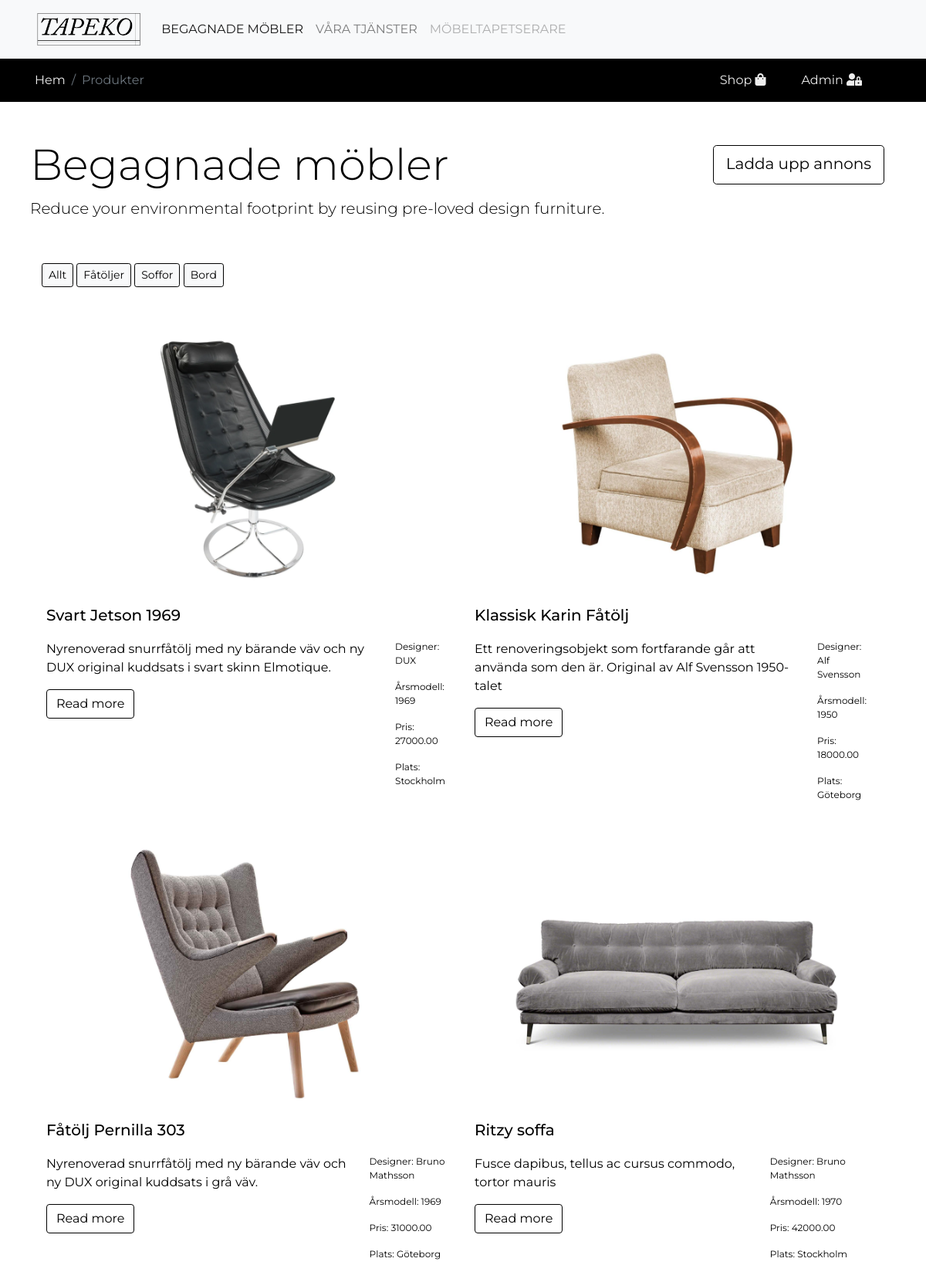
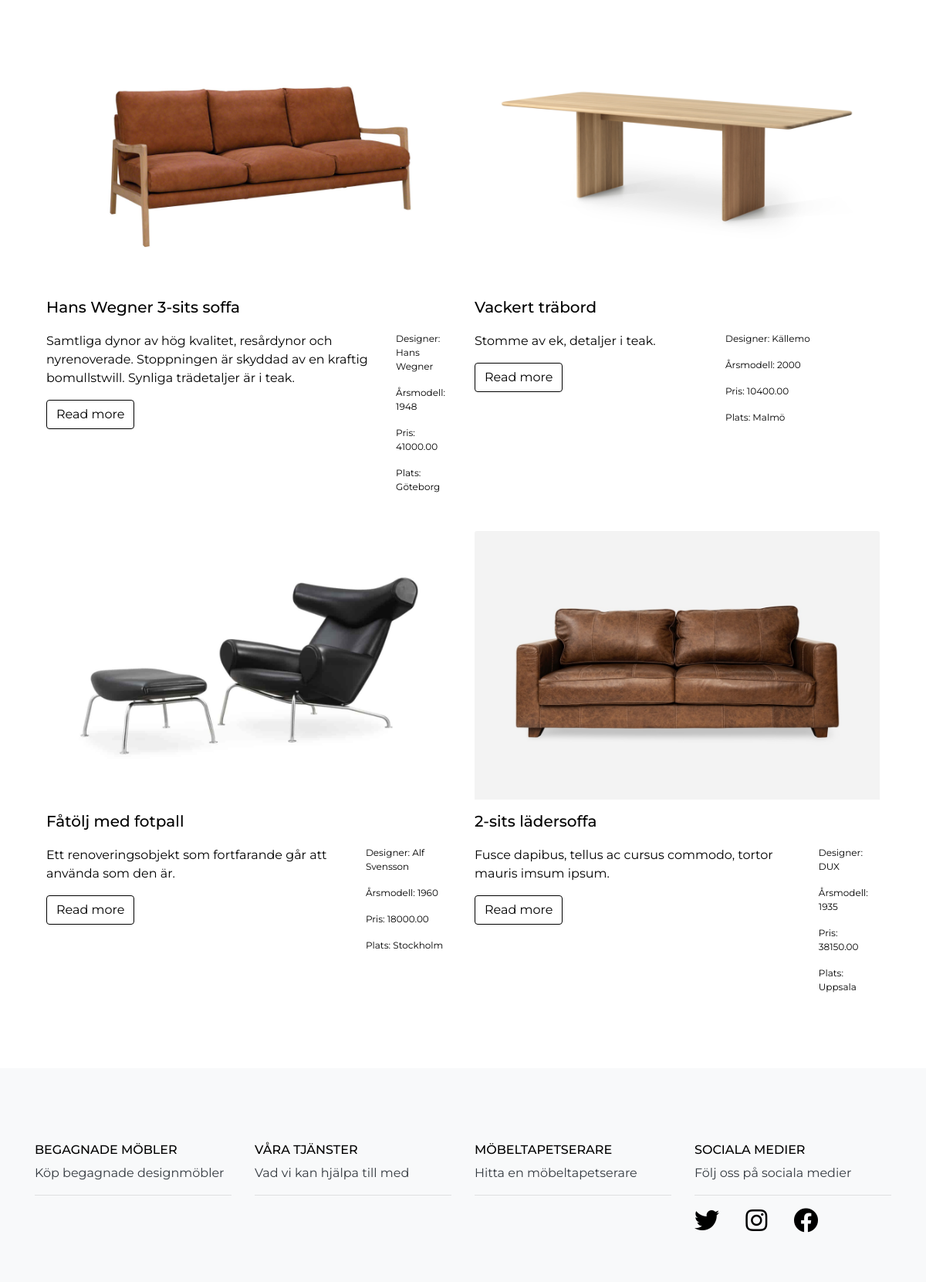
/products.php, run on the app's committed database (2 pictures, top to bottom).
### tables this page shows
CREATE TABLE `products` 
( 
  `product_id` BIGINT NOT NULL AUTO_INCREMENT , 
  `product_name` VARCHAR(50) NOT NULL , 
  `product_type` VARCHAR(50) NOT NULL , 
  `product_desc` VARCHAR(1000) NOT NULL , 
  `product_designer` VARCHAR(50) NOT NULL , 
  `product_price` DECIMAL(18,2) NOT NULL , 
  `product_year` INT NOT NULL , 
  `product_location` VARCHAR(50) NOT NULL , 
  `image_url` varchar(500) NOT NULL DEFAULT 'images/default/default.jpg',
  `date_added` DATETIME DEFAULT CURRENT_TIMESTAMP,
  PRIMARY KEY (`product_id`)
);

### backend/functions/select.php (called while the page is built)
<?php
    if (isset($_GET['where']))
    {
        $sql = 'SELECT * FROM products WHERE product_type = :where_filter_var order by date_added DESC';
        $stmt = $dbh->prepare($sql);
        $stmt->bindValue(':where_filter_var', $_GET['where']);
        $stmt->execute();
    }
    else
    {
        $sql = 'SELECT * FROM products order by date_added DESC';
        $stmt = $dbh->prepare($sql);
        $stmt->execute();
    }
?>

### products.php (the view, shortened to what this page needs)
<?php
  require_once 'backend/config/db.php';
  require_once 'backend/functions/select.php';
?>
<!DOCTYPE html>
<html lang="sv">
<head>
  <link rel="stylesheet" href="assets/css/bootstrap.min.css">
  <link rel="stylesheet" href="assets/css/all.min.css">
  <link rel="stylesheet" href="assets/css/custom.css">
</head>
<body>
    <nav class="navbar navbar-expand-lg navbar-light bg-light">
        <div class="container fluid">
            <a class="navbar-brand" href="index.php"><img src="assets/images/tapeko.png" height="50" alt="TAPEKO logo"></a>
                  <div class="collapse navbar-collapse" id="navbarNav">
                    <ul class="navbar-nav">
                      <li class="nav-item">
                        <a class="nav-link active" aria-current="page" href="products.php">BEGAGNADE MÖBLER</a>
                      </li>
                      <li class="nav-item">
                        <a class="nav-link" href="product-detail.php">VÅRA TJÄNSTER</a>
                      </li>
                      <li class="nav-item">
                        <a class="nav-link disabled" href="#" tabindex="-1" aria-disabled="true">MÖBELTAPETSERARE</a>
                      </li>
                    </ul>
                </div>
            </div>
        </nav>
    <nav class="navbar d-flex pt-2" style="background-color: black">
    <div class="container fluid">
        <div class="d-flex flex-row bd-highlight"   <a class="text-start" <ol class="breadcrumb"> <li class="breadcrumb-item"><a href="index.php" class="text-decoration-none">Hem</a></li>
            <li class="breadcrumb-item active" aria-current="page">Produkter</li> </ol></a> </div>
                <div class="d-flex flex-row-reverse bd-highlight">
            <div class="p-2 bd-highlight text-light "> <a href="admin.php" class="text-decoration-none"> Admin <i class="fas fa-user-lock"></i></a></div>
          <div class="p-2 bd-highlight text-light"><a href="products.php" class="text-decoration-none"> Shop <i class="fas fa-shopping-bag"></i></a></div>
        </div>
        </div>
    </nav>
            <div class="container fluid px-4 my-5 text-left">
                <div class="row">
                <h1 class="display-4 fw-bold">Begagnade möbler</h1>
                <div class="col d-flex justify-content-end pt-2 pb-3">
                 <a href="add.php" class="btn btn-outline-secondary btn-lg">Ladda upp annons</a>
                </div>
                 <p class="lead mb-2">Reduce your environmental footprint by reusing pre-loved design furniture.</p>
                 </div>
                </div>
<div class="container fluid px-4 my-5 text-left sticky-top">
    <div class="d-grid gap-2 d-md-block">
        <a class="btn btn-light btn-outline-secondary btn-sm" href="products.php" for="btnradio1">Allt</a>
        <a class="btn btn-light btn-outline-secondary btn-sm" href="products.php?where=Fåtölj" for="btnradio2">Fåtöljer</a>
        <a class="btn btn-light btn-outline-secondary btn-sm" href="products.php?where=Soffa" for="btnradio3">Soffor</a>
        <a class="btn btn-light btn-outline-secondary btn-sm" href="products.php?where=Bord" for="btnradio4">Bord</a>
    </div>
 </div>
<div class="container fluid">
    <div class="container">
        <div class="row row-cols-1 mt-4 row-cols-md-2 g-4">
          <?php
          if ($stmt->rowCount() > 0)
          {
            while ($row = $stmt->fetch()) {
              echo '<div class="col mb-4">';
              echo '<div class="card product-card border-0">';
              echo '<img src="'.$row['image_url'].'" class="card-img-top" alt="...">';
              echo '<div class="card-body p-0 pt-3">';
              echo '<h5 class="card-title">'.$row['product_name'].'</h5>';
              echo '<div class="d-flex mb-3">';
              echo '<div class="pt-2 flex-fill">';
              echo '<p class="card-text1">'.$row['product_desc'].'</p>';
              echo '<a href="product-detail.php" class="btn btn-outline-secondary">Read more</a>';
              echo '</div>';
              echo '<div class="p-2 flex-fill">';
              echo '<p class="card-text">Designer: '.$row['product_designer'].'</p>';
              echo '<p class="card-text">Årsmodell: '.$row['product_year'].'</p>';
              echo '<p class="card-text">Pris: '.$row['product_price'].'</p>';
              echo '<p class="card-text">Plats: '.$row['product_location'].'</p>';
              echo '</div>';
              echo '</div>';
              echo '</div>';
              echo '</div>';
              echo '</div>';
            }
          }
          ?>
        </div>
    </div>
</div>
<footer class=" text-start bg-light">
  <div class="container mt-5 pt-5 pb-5">
    <section class="">
      <div class="row">
               <div class="col-lg-3 col-md-10 mb-10 mb-md-10">
          <h6 class="text-uppercase pt-5">BEGAGNADE MÖBLER</h6>
          <ul class="list-unstyled mb-1">
            <li>
              <a href="#!" class="text-dark text-decoration-none">Köp begagnade designmöbler</a>
            </li>
          </ul>
          <hr class="divider pb-5">
        </div>
         <div class="col-lg-3 col-md-10 mb-10 mb-md-10">
          <h6 class="text-uppercase pt-5">VÅRA TJÄNSTER</h6>
          <ul class="list-unstyled mb-1">
            <li>
              <a href="#!" class="text-dark text-decoration-none">Vad vi kan hjälpa till med</a>
            </li>
          </ul>
          <hr class="divider pb-5">
        </div>
        <div class="col-lg-3 col-md-10 mb-10 mb-md-10">
          <h6 class="text-uppercase pt-5">MÖBELTAPETSERARE</h6>
          <ul class="list-unstyled mb-1">
            <li>
              <a href="#!" class="text-dark text-decoration-none">Hitta en möbeltapetserare</a>
            </li>
          </ul>
          <hr class="divider pb-5">
        </div>
         <div class="col-lg-3 col-md-10 mb-10 mb-md-10">
          <h6 class="text-uppercase pt-5">SOCIALA MEDIER</h6>
          <ul class="list-unstyled mb-1">
            <li>
              <a href="#!" class="text-dark text-decoration-none">Följ oss på sociala medier</a>
            </li>
          <hr class="divider">
          <i class="fab fa-twitter fa-2x"></i>
          <i class="fab fa-instagram fa-2x"></i>
          <i class="fab fa-facebook fa-2x"></i>
          </ul>
        </div>
      </div>
    </section>
  </div>
</footer>
</body>

### assets/css/custom.css (style rules this page uses)
body { font-family: 'Montserrat', sans-serif; }
i { padding-right: 30px; }
.card-text { font-size: 12px; }

### data on the page
products: image_url (placeholder picture), product_name "Svart Jetson 1969", product_desc "Nyrenoverad snurrfåtölj med ny bärande väv och ny DUX original kuddsats i svart skinn Elmotique.", product_designer "DUX", product_year "1969", product_price "27000.00", product_location "Stockholm"
products: image_url (placeholder picture), product_name "Klassisk Karin Fåtölj", product_desc "Ett renoveringsobjekt som fortfarande går att använda som den är. Original av Alf Svensson 1950-talet", product_designer "Alf Svensson", product_year "1950", product_price "18000.00", product_location "Göteborg"
products: image_url (placeholder picture), product_name "Fåtölj Pernilla 303", product_desc "Nyrenoverad snurrfåtölj med ny bärande väv och ny DUX original kuddsats i grå väv.", product_designer "Bruno Mathsson", product_year "1969", product_price "31000.00", product_location "Göteborg"
products: image_url (placeholder picture), product_name "Ritzy soffa", product_desc "Fusce dapibus, tellus ac cursus commodo, tortor mauris", product_designer "Bruno Mathsson", product_year "1970", product_price "42000.00", product_location "Stockholm"
products: image_url (placeholder picture), product_name "Hans Wegner 3-sits soffa", product_desc "Samtliga dynor av hög kvalitet, resårdynor och nyrenoverade. Stoppningen är skyddad av en kraftig bomullstwill. Synliga trädetaljer är i teak.", product_designer "Hans Wegner", product_year "1948", product_price "41000.00", product_location "Göteborg"
products: image_url (placeholder picture), product_name "Vackert träbord", product_desc "Stomme av ek, detaljer i teak.", product_designer "Källemo", product_year "2000", product_price "10400.00", product_location "Malmö"
products: image_url (placeholder picture), product_name "Fåtölj med fotpall", product_desc "Ett renoveringsobjekt som fortfarande går att använda som den är.", product_designer "Alf Svensson", product_year "1960", product_price "18000.00", product_location "Stockholm"
products: image_url (placeholder picture), product_name "2-sits lädersoffa", product_desc "Fusce dapibus, tellus ac cursus commodo, tortor mauris imsum ipsum.", product_designer "DUX", product_year "1935", product_price "38150.00", product_location "Uppsala"
